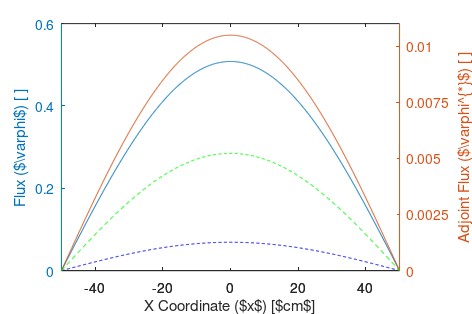

Here is the MATLAB script that generated this plot: (Note: this script raises an error after producing the figure.)
function NUCL_511_HMWK_4_PROB_1()
    clear; close all; clc;
    set(gcf,'Units','centimeters');
    
    pi=3.14159;
    a=100;
    D1=1.44;
    D2=0.366;
    Sigmaa1=0.01;
    Sigmaa2=0.125;
    SigmaaF1=0.01;
    SigmaaF2=0.09;
    nuSigmaf1=0.008;
    nuSigmaf2=0.169;
    Sigmas12=0.017;
    Sigmar1=Sigmaa1;
    Sigmar2=Sigmaa2;
    B=pi/a;
    k=(nuSigmaf1/(D1*B^2+Sigmar1))...
        +(Sigmas12*nuSigmaf2/((D1*B^2+Sigmar1)*(D2*B^2+Sigmar2)));
    lambda=1/k;
    lambdastar=(D1*D2*B^4+D1*Sigmar2*B^2+D2*Sigmar1*B^2+Sigmar1*Sigmar2)...
        /(D2*nuSigmaf1*B^2+Sigmar2*nuSigmaf1+Sigmas12*nuSigmaf2);
    
    
    A=[D1*B^2+Sigmar1-lambda*nuSigmaf1 -lambda*nuSigmaf2;...
        -Sigmas12 D2*B^2+Sigmar2]
    varphi=null(A)
    phi0=pi/(2*a*(nuSigmaf1*varphi(1)+nuSigmaf2*varphi(2)))
    
    Astar=[D1*B^2+Sigmar1-lambdastar*nuSigmaf1 -Sigmas12;...
        -lambdastar*nuSigmaf2 D2*B^2+Sigmar2];
    varphistar=null(Astar)
    phistar0=pi/(2*a*(varphistar(1)+varphistar(2)))
    x=linspace(-a/2,a/2,1000);
    phi1=varphi(1)*phi0*cos(pi*x/a);
    phi2=varphi(2)*phi0*cos(pi*x/a);
    phistar1=varphistar(1)*phistar0*cos(pi*x/a);
    phistar2=varphistar(2)*phistar0*cos(pi*x/a);
    
    [ax,~,~]=plotyy(x,phi1,x,phistar1);
    axes(ax(1));
    hold on;
    plot(x,phi2,'b--');
    axes(ax(2));
    hold on;
    plot(x,phistar2,'g--');
    
    xlabel('X Coordinate ($x$) [$cm$]','interpreter','none');
    set(get(ax(1),'Ylabel'),'string','Flux ($\varphi$) [ ]',...
        'interpreter','none') 
    set(get(ax(2),'Ylabel'),'string','Adjoint Flux ($\varphi^{*}$) [ ]',...
        'interpreter','none')
    set(ax(1),'YLim',[0 0.6], 'YTick',[0,0.2,0.4,0.6]);
    set(ax(2),'YLim',[0 0.011],'YTick',[0,0.0025,0.005,0.0075,0.01]);
    
    figwidth=12;
    figheight=8;
    set(gcf,'Position',[1 1 figwidth figheight],'PaperPositionMode','auto');
    plot2svg('NUCL_511_HMWK_4_PROB_1.svg');
end